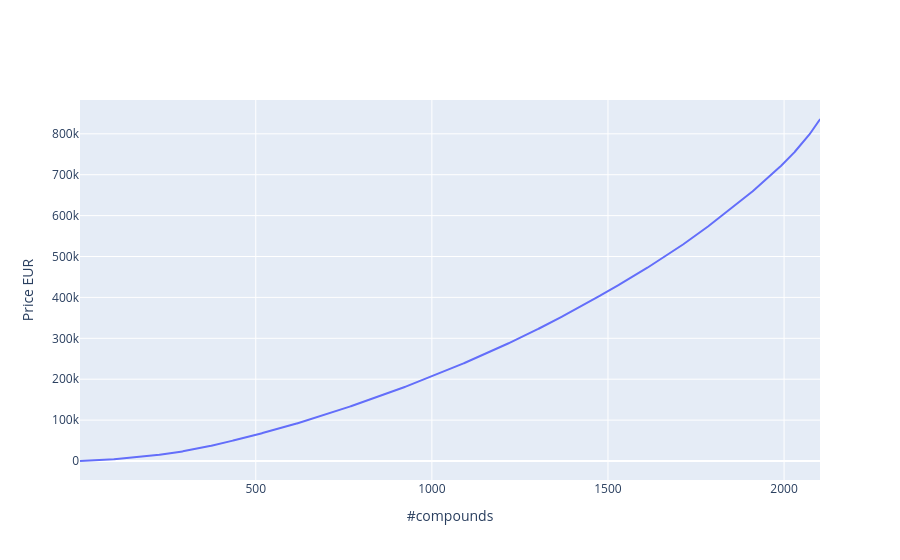

Notebook cell for this chart:
### Code cell
counts = []
prices = []
total = 0
for i,row in df.sort_values("price").iterrows():
    counts.append(len(counts)+1)
    total += row["price"]
    prices.append(total)

fig = go.Figure()
fig.add_trace(go.Scatter(x=counts, y=prices))
fig.update_layout(xaxis_title="#compounds", yaxis_title="Price EUR")

### Figure 1 — Plotly figure (JSON) as saved in the notebook; plotly's stock layout.template omitted (floating-point values rounded to 4 significant figures; data arrays with more than 128 entries replaced by an {"elided": "..."} marker saying what was removed)
{"data": [{"type": "scatter", "x": {"elided": "2102 int values"}, "y": {"elided": "2102 float values"}}], "layout": {"xaxis": {"title": {"text": "#compounds"}}, "yaxis": {"title": {"text": "Price EUR"}}}}
